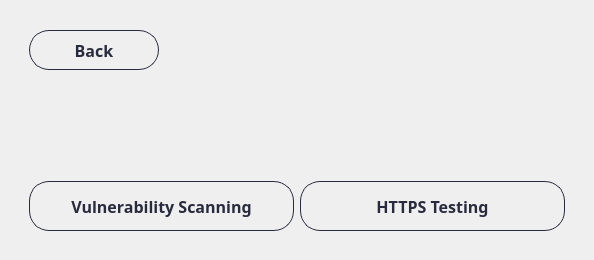
      <widget class="QWidget" name="page_networkUser">
       <layout class="QHBoxLayout" name="horizontalLayout_27">
        <item alignment="Qt::AlignTop">
         <widget class="QWidget" name="widget_60" native="true">
          <layout class="QVBoxLayout" name="verticalLayout_35">
           <property name="spacing">
            <number>30</number>
           </property>
           <item alignment="Qt::AlignLeft">
            <widget class="QWidget" name="widget_62" native="true">
             <property name="minimumSize">
              <size>
               <width>0</width>
               <height>60</height>
              </size>
             </property>
             <property name="maximumSize">
              <size>
               <width>16777215</width>
               <height>60</height>
              </size>
             </property>
             <layout class="QHBoxLayout" name="horizontalLayout_42">
              <item>
               <widget class="QPushButton" name="btn_backNetworkUser">
                <property name="minimumSize">
                 <size>
                  <width>130</width>
                  <height>40</height>
                 </size>
                </property>
                <property name="maximumSize">
                 <size>
                  <width>130</width>
                  <height>40</height>
                 </size>
                </property>
                <property name="font">
                 <font>
                  <family>Bahnschrift SemiBold</family>
                  <pointsize>12</pointsize>
                  <weight>75</weight>
                  <bold>true</bold>
                 </font>
                </property>
                <property name="cursor">
                 <cursorShape>PointingHandCursor</cursorShape>
                </property>
                <property name="styleSheet">
                 <string notr="true">QPushButton {    
    border: 1px solid rgba(40,43,61,255) ;
    border-radius: 20px;
    padding: 5px 10px;
	color: rgba(40,43,61,255) ;
}

QPushButton:hover {
    background-color: ;
}
</string>
                </property>
                <property name="text">
                 <string>Back</string>
                </property>
                <property name="icon">
                 <iconset>
                  <normaloff>../icons/icons8-go-back-45.png</normaloff>../icons/icons8-go-back-45.png</iconset>
                </property>
                <property name="iconSize">
                 <size>
                  <width>35</width>
                  <height>35</height>
                 </size>
                </property>
               </widget>
              </item>
             </layout>
            </widget>
           </item>
           <item>
            <widget class="QWidget" name="widget_61" native="true">
             <layout class="QVBoxLayout" name="verticalLayout_36">
              <item alignment="Qt::AlignHCenter">
               <widget class="QLabel" name="image_networkUser">
                <property name="text">
                 <string/>
                </property>
                <property name="pixmap">
                 <pixmap>../images/networkUser.png</pixmap>
                </property>
               </widget>
              </item>
             </layout>
            </widget>
           </item>
           <item alignment="Qt::AlignHCenter">
            <widget class="QWidget" name="widget_104" native="true">
             <layout class="QHBoxLayout" name="horizontalLayout_44">
              <item>
               <widget class="QPushButton" name="btn_vulner">
                <property name="minimumSize">
                 <size>
                  <width>265</width>
                  <height>50</height>
                 </size>
                </property>
                <property name="maximumSize">
                 <size>
                  <width>250</width>
                  <height>50</height>
                 </size>
                </property>
                <property name="font">
                 <font>
                  <family>Bahnschrift SemiBold</family>
                  <pointsize>12</pointsize>
                  <weight>75</weight>
                  <bold>true</bold>
                 </font>
                </property>
                <property name="cursor">
                 <cursorShape>PointingHandCursor</cursorShape>
                </property>
                <property name="styleSheet">
                 <string notr="true">QPushButton {    
    border: 1px solid rgba(40,43,61,255);
    border-radius: 20px;
    padding: 5px 10px;
	color: rgba(40,43,61,255) ;
}

QPushButton:hover {
    background-color: ;
}
</string>
                </property>
                <property name="text">
                 <string>Vulnerability Scanning</string>
                </property>
                <property name="icon">
                 <iconset>
                  <normaloff>../icons/icon-vulner.png</normaloff>../icons/icon-vulner.png</iconset>
                </property>
                <property name="iconSize">
                 <size>
                  <width>35</width>
                  <height>35</height>
                 </size>
                </property>
               </widget>
              </item>
              <item>
               <widget class="QPushButton" name="btn_hsts">
                <property name="minimumSize">
                 <size>
                  <width>265</width>
                  <height>50</height>
                 </size>
                </property>
                <property name="maximumSize">
                 <size>
                  <width>250</width>
                  <height>50</height>
                 </size>
                </property>
                <property name="font">
                 <font>
                  <family>Bahnschrift SemiBold</family>
                  <pointsize>12</pointsize>
                  <weight>75</weight>
                  <bold>true</bold>
                 </font>
                </property>
                <property name="cursor">
                 <cursorShape>PointingHandCursor</cursorShape>
                </property>
                <property name="styleSheet">
                 <string notr="true">QPushButton {    
    border: 1px solid rgba(40,43,61,255);
    border-radius: 20px;
    padding: 5px 10px;
	color: rgba(40,43,61,255) ;
}

QPushButton:hover {
    background-color: ;
}
</string>
                </property>
                <property name="text">
                 <string>HTTPS Testing</string>
                </property>
                <property name="icon">
                 <iconset>
                  <normaloff>../icons/icon-hsts.png</normaloff>../icons/icon-hsts.png</iconset>
                </property>
                <property name="iconSize">
                 <size>
                  <width>35</width>
                  <height>35</height>
                 </size>
                </property>
               </widget>
              </item>
             </layout>
            </widget>
           </item>
          </layout>
         </widget>
        </item>
       </layout>
      </widget>
